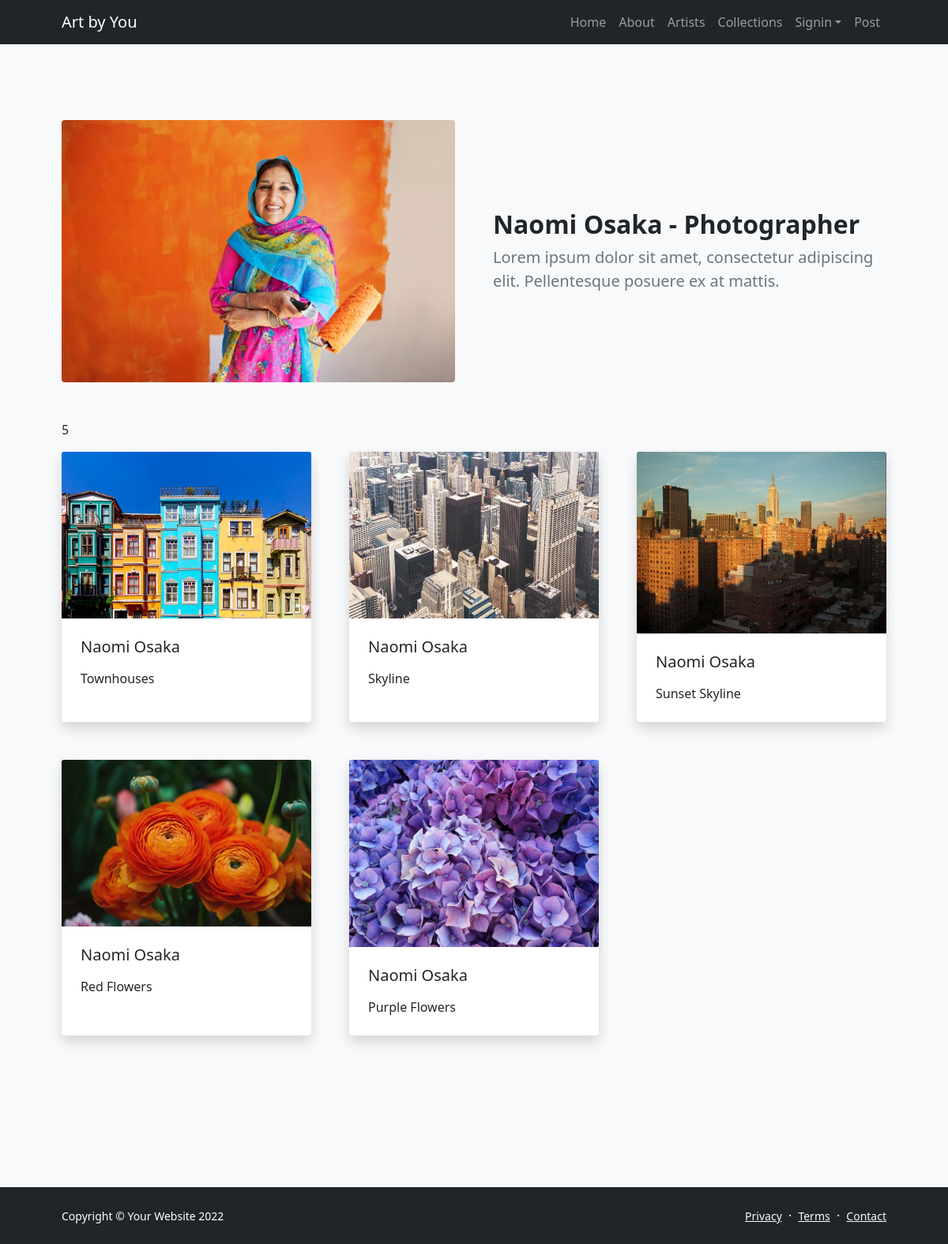
Page /aboutArtist.php?title=Naomi Osaka on the committed database.
### tables this page shows
CREATE TABLE `artists` (
  `ArtistID` int(11) NOT NULL,
  `Name` varchar(100) NOT NULL,
  `ArtistImage` varchar(50) NOT NULL,
  `Type` varchar(100) NOT NULL,
  `Description` text NOT NULL
);

CREATE TABLE `artwork` (
  `ArtID` int(11) NOT NULL,
  `Title` varchar(100) NOT NULL,
  `ArtImage` varchar(100) NOT NULL,
  `ThemeID` int(11) NOT NULL,
  `ArtistID` int(11) NOT NULL
);

### aboutArtist.php (the view, shortened to what this page needs)
<!DOCTYPE html>
<html lang="en">
    <head>
        <link href="https://cdn.jsdelivr.net/npm/bootstrap-icons@1.5.0/font/bootstrap-icons.css" rel="stylesheet" />
        <link href="css/styles.css" rel="stylesheet" />
    </head>
    <body class="d-flex flex-column">
        <main class="flex-shrink-0">
            <nav class="navbar navbar-expand-lg navbar-dark bg-dark">
                <div class="container px-5">
                    <a class="navbar-brand" href="index.php">Art by You</a>
                    <div class="collapse navbar-collapse" id="navbarSupportedContent">
                        <ul class="navbar-nav ms-auto mb-2 mb-lg-0">
                            <li class="nav-item"><a class="nav-link" href="index.php">Home</a></li>
                            <li class="nav-item"><a class="nav-link" href="about.php">About</a></li>
                            <li class="nav-item"><a class="nav-link" href="artists.php">Artists</a></li>
                            <li class="nav-item"><a class="nav-link" href="collections_T.php">Collections</a></li>
                            <li class="nav-item dropdown">
                                <a class="nav-link dropdown-toggle" id="navbarDropdownBlog" href="#" role="button" data-bs-toggle="dropdown" aria-expanded="false">Signin</a>
                            </li>                            <li class="nav-item"><a class="nav-link" href="post.php">Post</a></li>
                        </ul>
                    </div>
                </div>
            </nav>
            <section class="py-5 bg-light" id="scroll-target">
                <div class="container px-5 my-5">
                    <?php
                    $name = $_GET['title'];
                    require_once 'serverlogin.php';
                    $conn = new mysqli($db_hostname, $db_username, $db_password, $db_database, 8889);
                    mysqli_select_db($conn, $db_database)
                    or die("Unable to select database: ");
                    $myquery = "SELECT * FROM `artists` WHERE Name = \"$name\"";
                    $result = mysqli_query ($conn,$myquery);
                    if ($result->num_rows > 0) {
                        while ($row = $result->fetch_assoc()) {
                            $artistName =  $row["Name"];
                            $artistType = $row["Type"];
                            $artistDesc = $row["Description"];
                            $artistImg = $row["ArtistImage"];
                    $output=<<<HTML
                    <div class="row gx-5 align-items-center">
                        <div class="col-lg-6"><img class="img-fluid rounded mb-5 mb-lg-0" src=$artistImg alt="..." /></div>
                        <div class="col-lg-6">
                            <h2 class="fw-bolder">$artistName - $artistType</h2>
                            <p class="lead fw-normal text-muted mb-0">$artistDesc</p>
                        </div>
                    </div>
                    HTML;
                    echo $output;
                        }
                    }
                    else {
                        echo "Nothing here to display! Sorry!";
                    }
                    ?>
                    <section class="py-5">
                        <div class="row gx-5">
                            <?php
                            $name = $_GET['title'];
                            require_once 'serverlogin.php';
                            $conn = new mysqli($db_hostname, $db_username, $db_password, $db_database, 8889);
                            mysqli_select_db($conn, $db_database)
                            or die("Unable to select database: ");
                            $myquery = "SELECT * FROM `artists`, `artwork` WHERE artists.ArtistID = artwork.ArtistID AND artists.Name = \"$name\"";
                            $result = mysqli_query ($conn,$myquery);
                            if ($result->num_rows > 0) {
                                $rowcount=mysqli_num_rows($result);
                                $output2=<<<HTML
                                <p>$rowcount</p>
                            HTML;
                            echo $output2;
                                while ($row = $result->fetch_assoc()) {
                                    $artTitle =  $row["Title"];
                                    $artistName = $row["Name"];
                                    $artImg = $row["ArtImage"];
                                    $output=<<<HTML
                                        <div class="col-lg-4 mb-5">
                                            <div class="card h-100 shadow border-0">
                                                <img class="card-img-top" src=$artImg alt="..." />
                                                <div class="card-body p-4">
                                                    <a class="text-decoration-none link-dark stretched-link" href="#!"><h5 class="card-title mb-3">$artistName</h5></a>
                                                    <p class="card-text mb-0">$artTitle</p>
                                                </div>
                                            </div>
                                        </div>
                                    HTML;
                                    echo $output;
                                }
                            }
                            else {
                                echo "Nothing here to display! Sorry!";
                            }
                            ?>
                        </div>
                    </section>
                </div>
            </section>
        </main>
        <footer class="bg-dark py-4 mt-auto">
            <div class="container px-5">
                <div class="row align-items-center justify-content-between flex-column flex-sm-row">
                    <div class="col-auto"><div class="small m-0 text-white">Copyright &copy; Your Website 2022</div></div>
                    <div class="col-auto">
                        <a class="link-light small" href="#!">Privacy</a>
                        <span class="text-white mx-1">&middot;</span>
                        <a class="link-light small" href="#!">Terms</a>
                        <span class="text-white mx-1">&middot;</span>
                        <a class="link-light small" href="#!">Contact</a>
                    </div>
                </div>
            </div>
        </footer>
    </body>
</html>

### rows in the picture
artists: Name "Naomi Osaka", Type "Photographer", Description "Lorem ipsum dolor sit amet, consectetur adipiscing elit. Pellentesque posuere ex at mattis."
artwork: shows a picture, ArtistID.Name "Naomi Osaka", Title "Townhouses"
artwork: shows a picture, ArtistID.Name "Naomi Osaka", Title "Skyline"
artwork: shows a picture, ArtistID.Name "Naomi Osaka", Title "Sunset Skyline"
artwork: shows a picture, ArtistID.Name "Naomi Osaka", Title "Red Flowers"
artwork: shows a picture, ArtistID.Name "Naomi Osaka", Title "Purple Flowers"

### other values in the picture
$rowcount "5"
